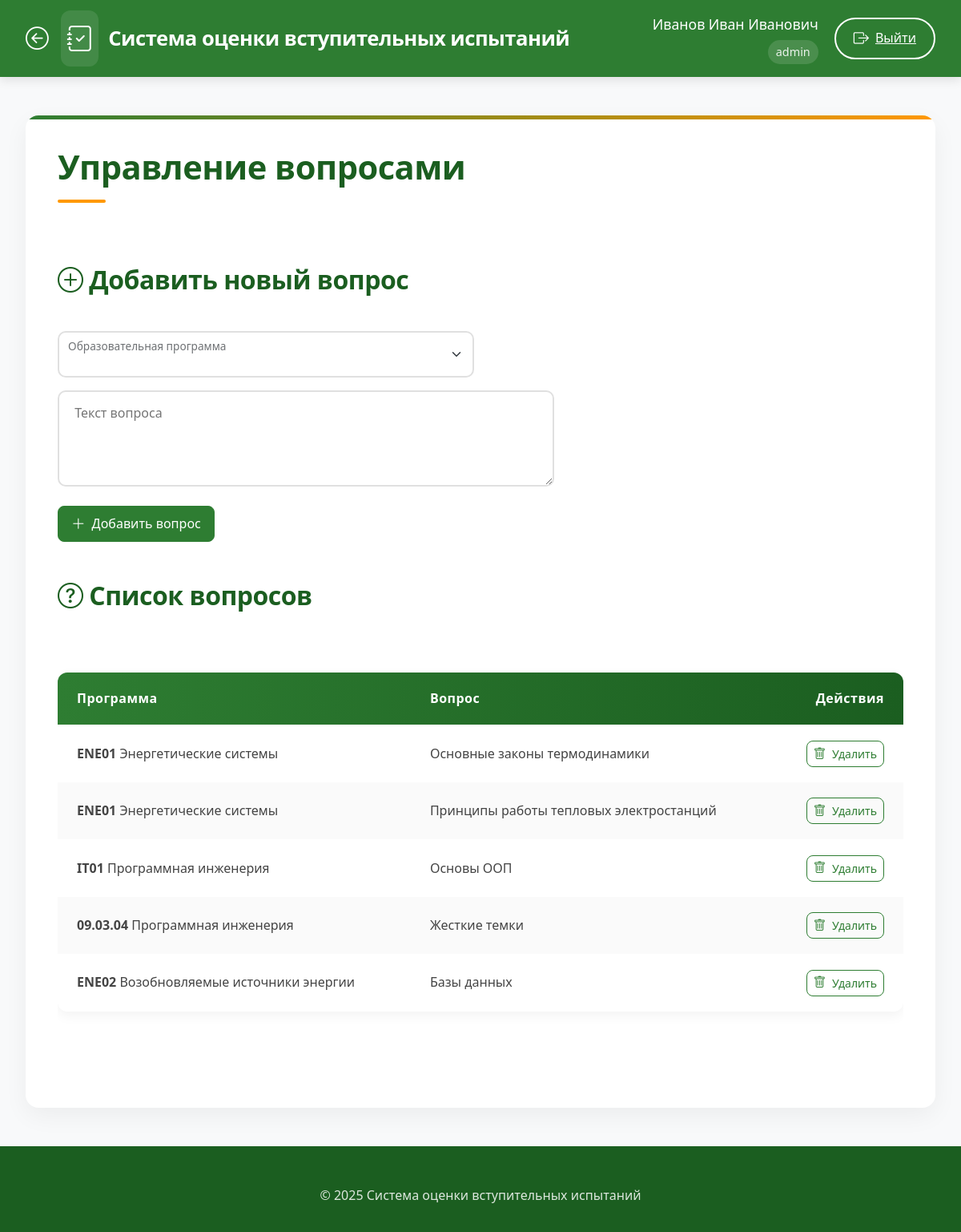
Before: /questions (signed in) with the older database file.
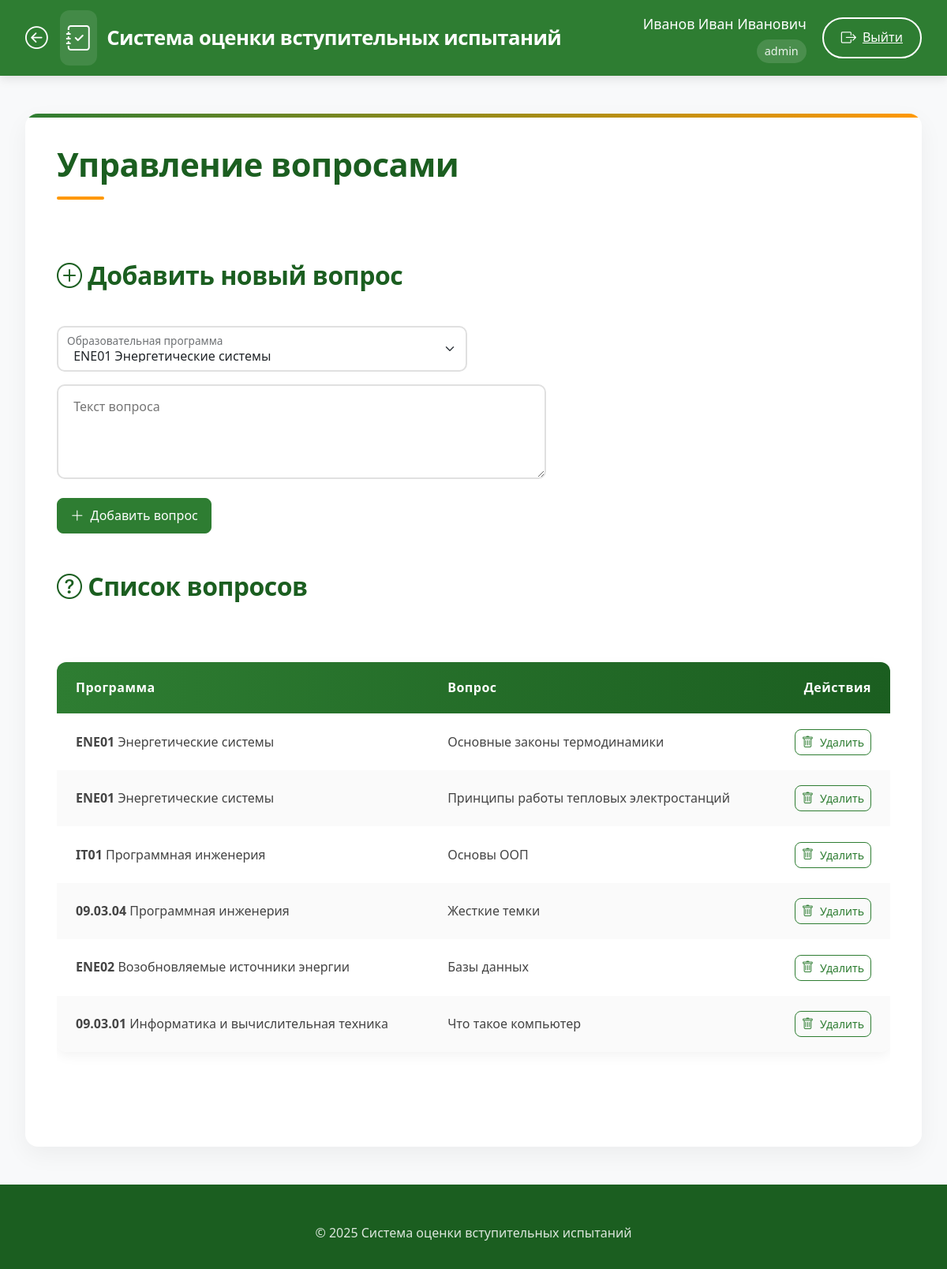
After: the same page with the newer database file.
### app/models.py (models this page shows)
class Question(db.Model):
    id = db.Column(db.Integer, primary_key=True)
    text = db.Column(db.Text, nullable=False)
    program_id = db.Column(db.Integer, db.ForeignKey('program.id'), nullable=False)

class Program(db.Model):
    id = db.Column(db.Integer, primary_key=True)
    code = db.Column(db.String(50), nullable=False)
    name = db.Column(db.String(200), nullable=False)
    school_id = db.Column(db.Integer, db.ForeignKey('engineering_school.id'))
    questions = db.relationship('Question', backref='program', lazy=True, cascade='all, delete-orphan')
    standard_commission = db.relationship('StandardCommission', backref='program', lazy=True, cascade='all, delete-orphan')
    applicants = db.relationship('Applicant', backref='program', lazy=True)
    exam_dates = db.relationship('ExamDate', backref='program', lazy=True)

### app/routes.py (the view, shortened to what this page needs)
@routes.route('/questions', methods=['GET', 'POST'])
@login_required
def questions():
    if current_user.role not in ['admin', 'secretary']:
        abort(403)
    form = QuestionForm()
    if current_user.role == 'secretary':
        form.program_id.choices = [
            (p.id, f"{p.code} {p.name}")
            for p in Program.query.filter_by(school_id=current_user.school_id)
        ]
    if current_user.role == 'secretary':
        questions = Question.query.join(Program).filter(
            Program.school_id == current_user.school_id
        ).all()
    else:  # admin
        questions = Question.query.all()
    return render_template('questions.html', form=form, questions=questions)

### app/forms.py
class QuestionForm(FlaskForm):
    text = TextAreaField('Текст вопроса', validators=[DataRequired()])
    program_id = SelectField('Программа', coerce=int, validators=[DataRequired()])
    submit = SubmitField('Добавить')
    def __init__(self, *args, **kwargs):
        super(QuestionForm, self).__init__(*args, **kwargs)
        self.program_id.choices = [(p.id, f"{p.code} {p.name}") for p in Program.query.all()]

### app/templates/questions.html (shortened to what this page needs)
{% extends "base.html" %}
{% block content %}
<div class="spacer-lg">
    <div class="d-flex justify-content-between align-items-center mb-5">
        <h1>Управление вопросами</h1>
    </div>
    <div class="card-elegant mb-5" id="addQuestionForm">
        <div class="card-header-elegant">
            <h2><i class="bi bi-plus-circle"></i> Добавить новый вопрос</h2>
        </div>
        <div class="card-body">
            <form method="POST">
                <div class="row g-3">
                    <div class="col-md-6">
                        <div class="form-floating">
                            {{ form.program_id(class="form-control-elegant form-select") }}
                            <label>Образовательная программа</label>
                        </div>
                    </div>
                    <div class="col-md-12 mt-3">
                        <div class="form-floating">
                            {{ form.text(class="form-control-elegant", placeholder="Текст вопроса", style="height: 120px; width: 620px") }}
                        </div>
                    </div>
                    <div class="col-md-12 mt-3">
                        <button type="submit" class="btn btn-primary-elegant">
                            <i class="bi bi-plus-lg"></i> Добавить вопрос
                        </button>
                    </div>
                </div>
            </form>
        </div>
    </div>
    <div class="card-elegant">
        <div class="card-header-elegant">
            <h2><i class="bi bi-question-circle"></i> Список вопросов</h2>
        </div>
        <div class="card-body">
            {% if questions %}
            <div class="table-responsive">
                <table class="elegant-table">
                    <thead>
                        <tr>
                            <th>Программа</th>
                            <th>Вопрос</th>
                            <th class="text-end">Действия</th>
                        </tr>
                    </thead>
                    <tbody>
                        {% for question in questions %}
                        <tr>
                            <td>
                                <strong>{{ question.program.code }}</strong>
                                {{ question.program.name }}
                            </td>
                            <td>{{ question.text }}</td>
                            <td class="text-end">
                                <form action="{{ url_for('routes.delete_question', question_id=question.id) }}" method="POST">
                                    <button type="submit" class="btn btn-outline-elegant btn-sm"
                                            onclick="return confirm('Вы уверены?')">
                                        <i class="bi bi-trash"></i> Удалить
                                    </button>
                                </form>
                            </td>
                        </tr>
                        {% endfor %}
                    </tbody>
                </table>
            </div>
            {% else %}
            <div class="alert alert-light text-center">
                <i class="bi bi-info-circle"></i> Нет вопросов
            </div>
            {% endif %}
        </div>
    </div>
</div>
{% endblock %}

Changed rows visible on the page:
added Question: program.code "09.03.01", program.name "Информатика и вычислительная техника", text "Что такое компьютер"
Other visible differences:
form field program_id: (not shown) → "ENE01 Энергетические системы"
